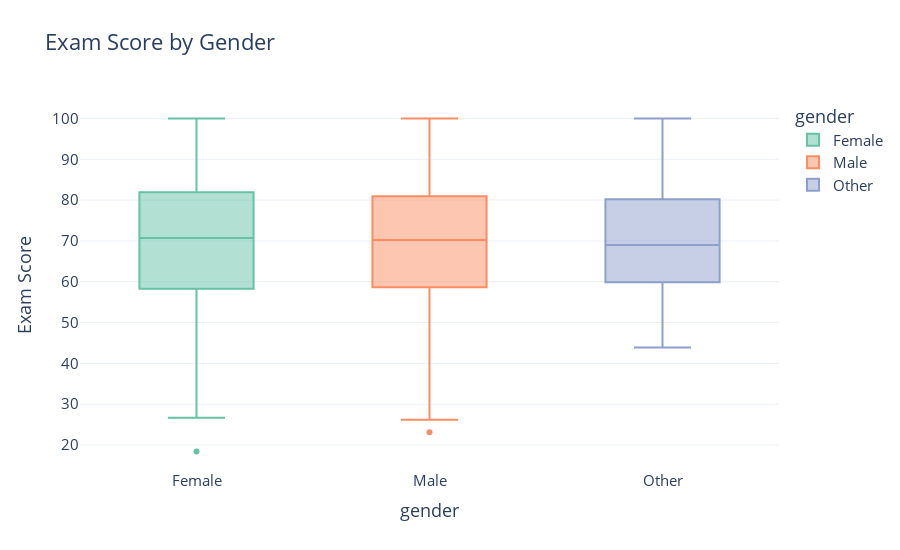

Notebook code cell kept with this figure:
### Code cell
fig = px.box(
    df,
    x='gender',
    y='exam_score',
    color='gender',
    title='Exam Score by Gender',
    labels={'exam_score': 'Exam Score'},
)
fig.update_layout(
    title_font_size=22,
    font=dict(size=15),
)
fig.show()

### Figure 1 — Plotly figure (JSON) as saved in the notebook; plotly's stock layout.template omitted (floating-point values rounded to 4 significant figures; data arrays with more than 128 entries replaced by an {"elided": "..."} marker saying what was removed)
{"data": [{"alignmentgroup": "True", "hovertemplate": "gender=%{x}<br>Exam Score=%{y}<extra></extra>", "legendgroup": "Female", "marker": {"color": "rgb(102,194,165)"}, "name": "Female", "notched": false, "offsetgroup": "Female", "orientation": "v", "showlegend": true, "type": "box", "x": {"elided": "481 str values"}, "x0": " ", "xaxis": "x", "y": {"elided": "481 float values"}, "y0": " ", "yaxis": "y"}, {"alignmentgroup": "True", "hovertemplate": "gender=%{x}<br>Exam Score=%{y}<extra></extra>", "legendgroup": "Male", "marker": {"color": "rgb(252,141,98)"}, "name": "Male", "notched": false, "offsetgroup": "Male", "orientation": "v", "showlegend": true, "type": "box", "x": {"elided": "477 str values"}, "x0": " ", "xaxis": "x", "y": {"elided": "477 float values"}, "y0": " ", "yaxis": "y"}, {"alignmentgroup": "True", "hovertemplate": "gender=%{x}<br>Exam Score=%{y}<extra></extra>", "legendgroup": "Other", "marker": {"color": "rgb(141,160,203)"}, "name": "Other", "notched": false, "offsetgroup": "Other", "orientation": "v", "showlegend": true, "type": "box", "x": ["Other", "Other", "Other", "Other", "Other", "Other", "Other", "Other", "Other", "Other", "Other", "Other", "Other", "Other", "Other", "Other", "Other", "Other", "Other", "Other", "Other", "Other", "Other", "Other", "Other", "Other", "Other", "Other", "Other", "Other", "Other", "Other", "Other", "Other", "Other", "Other", "Other", "Other", "Other", "Other", "Other", "Other"], "x0": " ", "xaxis": "x", "y": [43.9, 98.7, 51.3, 52.1, 57.6, 76.8, 65.3, 65.2, 56.4, 87, 96.3, 85, 77, 70.7, 63, 61.7, 53.4, 66.6, 89.6, 61.5, 80.2, 72.8, 70.4, 70.4, 100, 66.9, 56.4, 59.9, 76, 87.5, 83.9, 78.5, 81.1, 74.6, 67.5, 68.2, 69.8, 57.4, 53.6, 67.5, 89.1, 56.4], "y0": " ", "yaxis": "y"}], "layout": {"boxmode": "overlay", "font": {"size": 15}, "height": 550, "legend": {"title": {"text": "gender"}, "tracegroupgap": 0}, "title": {"font": {"size": 22}, "text": "Exam Score by Gender"}, "width": 900, "xaxis": {"anchor": "y", "categoryarray": ["Female", "Male", "Other"], "categoryorder": "array", "domain": [0, 1], "title": {"text": "gender"}}, "yaxis": {"anchor": "x", "domain": [0, 1], "title": {"text": "Exam Score"}}}}
